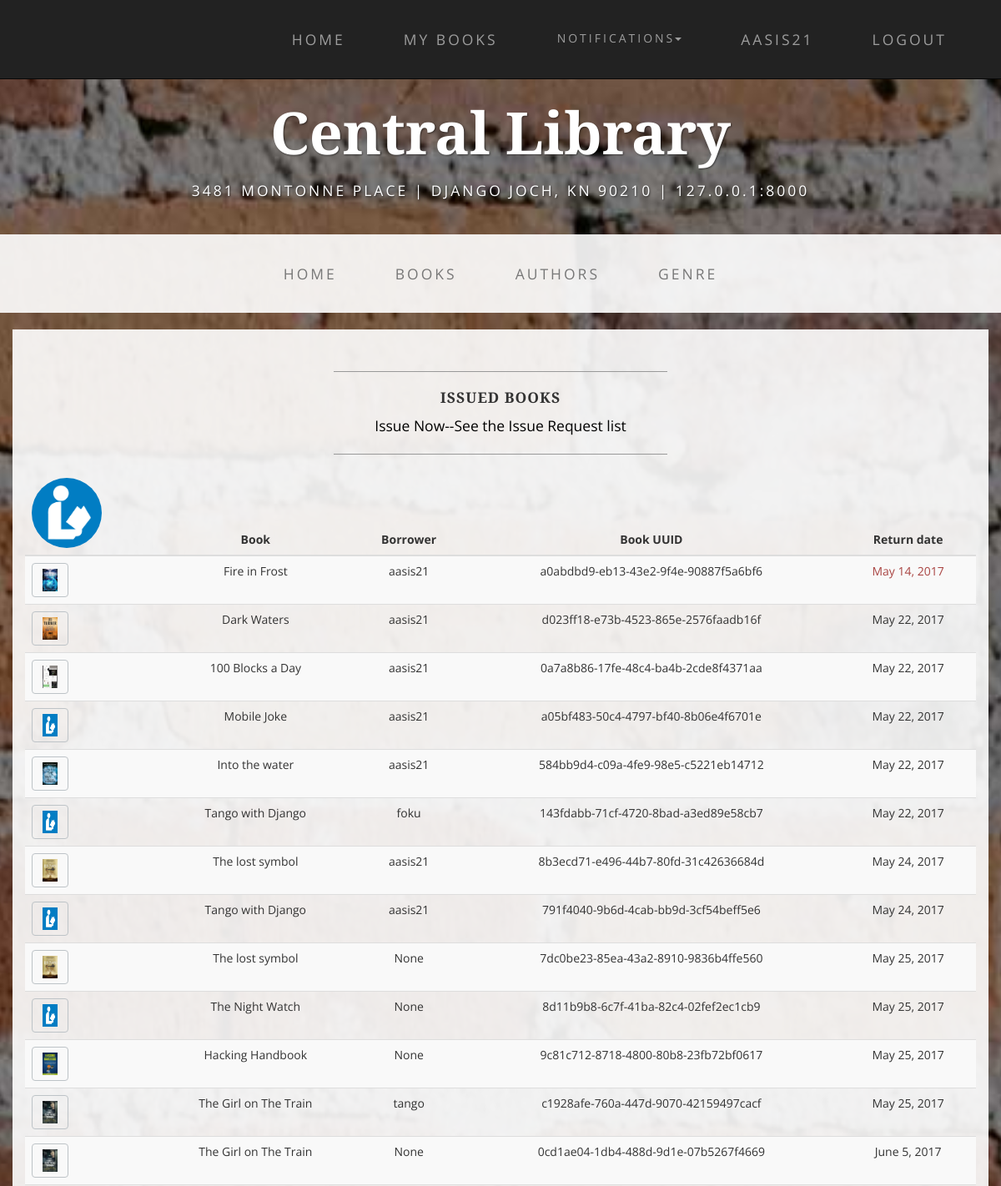
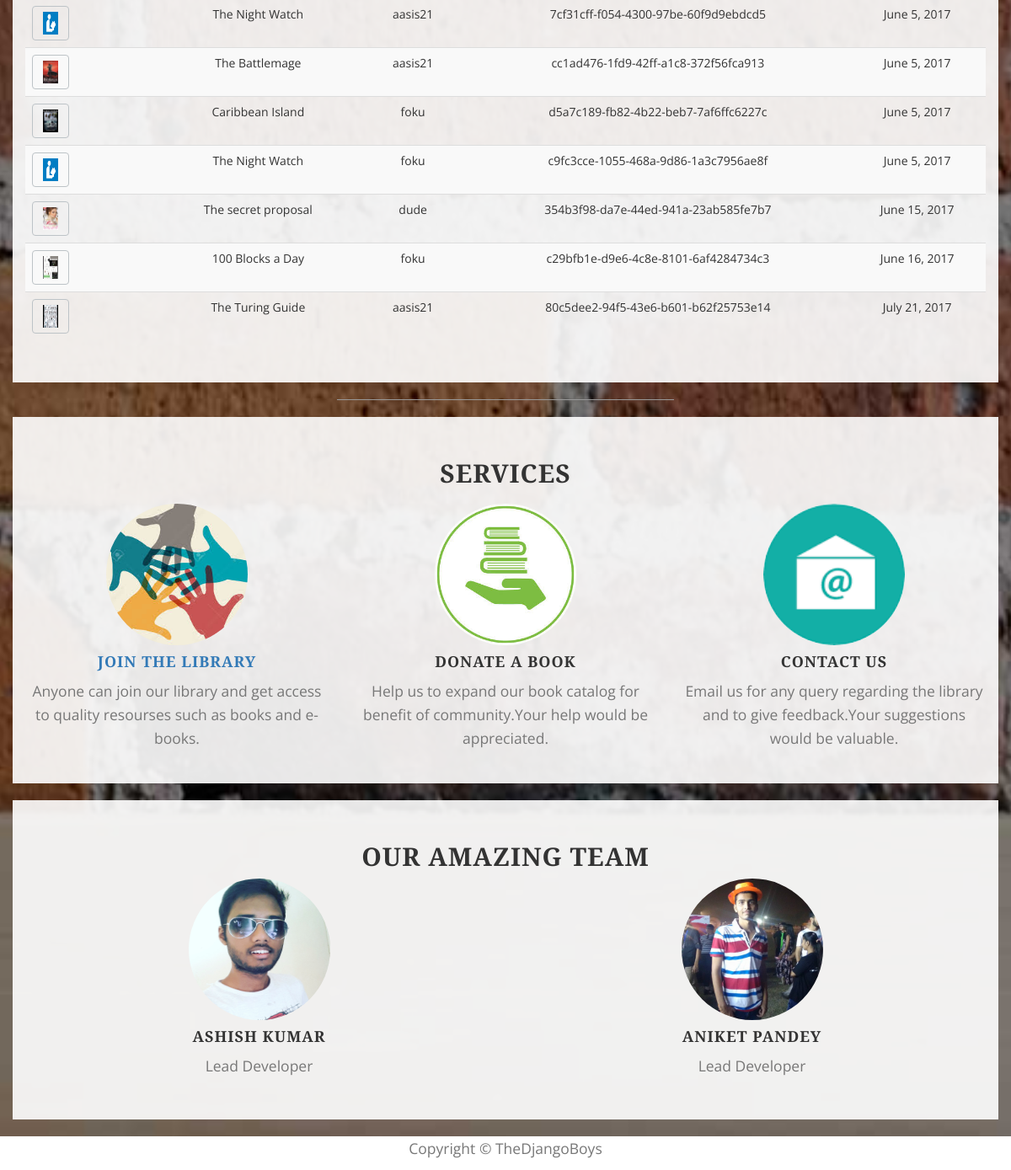
The app's page /lib/issued/ (signed in) with its own data (2 pictures, top to bottom).
### mylib/models.py (models this page shows, shortened)
class BookInstance(models.Model):
    id=models.UUIDField(primary_key=True,default=uuid.uuid4)
    book=models.ForeignKey('Book',on_delete=models.SET_NULL,null=True)
    imprint=models.CharField(max_length=200,blank=True)
    due_back=models.DateField(null=True,blank=True)
    borrower=models.ForeignKey(User,on_delete=models.SET_NULL,null=True,blank=True)
    RETURN_STATUS = (
        ('r', 'Return'),
        ('c', 'Confirm'),
        ('f','Fake request'),
    )
    LOAN_STATUS=(
        ('m','Maintainance'),
        ('o','On_loan'),
        ('a','Available'),
        ('r','Reserved'),
    )
    status=models.CharField(max_length=1,choices=LOAN_STATUS,default='a')
    rtn_status = models.CharField(max_length=1, choices=RETURN_STATUS, null=True, blank=True)
    @property
    def is_overdue(self):
       if date.today()>self.due_back:
            return  True
       return False
    class Meta:
        ordering=["due_back"]
        permissions=(("lib_perms","librarian permissions"),("manage_books","book management"))

class Book(models.Model):
    title=models.CharField(max_length=200)
    author=models.ForeignKey(Author,on_delete=models.SET_NULL,null=True)
    description=models.TextField(max_length=1000,null=True,blank=True)
    genre=models.ManyToManyField(Genre)
    cover = models.ImageField(upload_to=user_directory_path,null=True,blank=True)
    no_instance=models.IntegerField(null=True,blank=True,default=0)
    def image_url(self):
        if self.cover and hasattr(self.cover,'url'):
            return self.cover.url
        else:
            return '/static/1.jpg'

### mylib/views.py (the view)
@permission_required('mylib.manage_books')
def all_issued_book(request):
    all_issued=BookInstance.objects.filter(status__exact='o').order_by('due_back','borrower')
    return  render(request,'issued_books.html',context={'issued':all_issued})

### mylib/global_context.py (called while the page is built)
def notice_context(request):
    if request.user.is_authenticated:
        que= Notification.objects.filter(user=request.user)
        re_note = que.values_list('notice', flat=True)
        note=re_note[::-1]
        if note:
            if len(note)>5:
                notice=note[:5]
            else:
                notice=note
        else:
            notice=['Request Book issue for notifications',]
    else:
        notice = ['Request Book issue for notifications',]
        note=['please login']
    return {'notice':notice,'note':note}

### mylib/templates/issued_books.html (shortened to what this page needs)
{% extends "index.html" %}
{% load staticfiles %}
{% block content %}
<div class="container box ">
    <div class="row">
        <div class="col-lg-12">
            <hr>
            <h2 class="intro-text text-center">
                <strong>Issued books</strong>
            </h2 >
            <a href="{% url 'request_list' %}"><p class="text-center"> Issue Now--See the Issue Request list</p></a>
            <hr>
              {% if issued %}
            <table class="table table-striped">
                <thead class="thead-inverse">
                <tr>
                    <th><img src="{% static 'mylib/img/team/lib.jpg' %}" class="img-responsive img-circle center-block" alt="" align="middle" style="width:6em;height:6em;float:left"></th>
                    <th class="text-center">Book</th>
                    <th class="text-center">Borrower</th>
                    <th class="text-center">Book UUID</th>
                    <th class="text-center">Return date</th>
                </tr>
                </thead>
                <tbody>
                {% for book in issued %}
                <tr>
                    <th scope="row"><a class="btn btn-custom"><img src="{{ book.book.image_url }}"  class="img-responsive" alt="" style="width:1em;height:1.5em;float:left"></a></th>
                    <td class="text-center">{{book.book.title}}</td>
                    <td class="text-center">{{book.borrower}}</td>
                    <td class="text-center">{{book.id}}</td>
                     {% if book.is_overdue %}
                    <td class="text-danger text-center">{{book.due_back}}</td>
                    {% else %}
                    <td class="text-center">{{book.due_back}}</td>
                    {% endif %}
                </tr>
                {% endfor %}
                </tbody>
            </table>
            {% else  %}
            <p class="text-center">There is no book issued.see issue requests to issue Books</p>
            {% endif %}
        </div>
    </div>
</div>
{% endblock content %}

### mylib/templates/index.html (shortened to what this page needs)
<!DOCTYPE html>
<html lang="en">
{% load staticfiles %}
<head>
    <link href="{% static 'mylib/css/bootstrap.min.css' %}" rel="stylesheet">
    <link href="{% static 'mylib/css/business-casual.css' %}" rel="stylesheet">
</head>
<body>
    <nav id="mainNav" class="navbar navbar-inverse navbar-custom navbar-fixed-top">
        <div class="container">
            <div class="collapse navbar-collapse" id="bs-example-navbar-collapse-1">
                 <ul class="nav navbar-nav navbar-right">
                    <li>
                        <a href="{% url 'index' %}">Home</a>
                    </li>
                    {% if user.is_authenticated %}
                    <li><a href="{% url 'my_books' %}">My Books</a></li>
                     <li class="dropdown">
                         <a class="btn btn-link dropdown-toggle" data-toggle="dropdown"type="button">Notifications<span class="caret"></span></a>
                     </li>
                    {% endif %}
                    {% if user.is_authenticated %}
                    <li><a href="#">{{user.get_username}}</a></li>
                    <li><a href="{% url 'logout' %}?next={{request.path}}">Logout</a></li>
                    {% else %}
                    <li><a href="{% url 'login' %}?next={{request.path}}">Login</a></li>
                     <li><a href="{% url 'sign_in' %}?next={{request.path}}">Sign_in</a></li>
                    {% endif %}
                </ul>
            </div>
        </div>
    </nav>
    <div class="brand main">Central Library</div>
    <div class="address-bar">3481 Montonne Place | Django joch, KN 90210 | 127.0.0.1:8000</div>
    <nav class="navbar navbar-default" role="navigation">
        <div class="container">
            <div class="collapse navbar-collapse" id="bs-example-navbar-collapse-1">
                <ul class="nav navbar-nav">
                    <li>
                        <a href="{% url 'index' %}">Home</a>
                    </li>
                    <li>
                        <a href="{% url 'books' %}">Books</a>
                    </li>
                    <li>
                        <a href="{% url 'authors' %}">Authors</a>
                    </li>
                    <li>
                        <a href=#>Genre</a>
                    </li>
                </ul>
            </div>
        </div>
    </nav>
    {% block content  %}{% endblock %}
    <hr>
    <section id="services">
        <div class="container box ">
            <div class="row ">
                <div class="col-lg-12 text-center">
                    <h2 class="section-heading">Services</h2>
                </div>
            </div>
            <div class="row text-center">
                <div class="col-md-4">
                    <span>
                        <img src={% static "mylib/img/service/1.jpg" %}   class="img-responsive img-circle center-block" style="width:12em;height:12em" alt="" align="middle">
                    </span>
                    <h4 class="service-heading"><a href="{% url 'sign_in' %}">Join The Library</a></h4>
                    <p class="text-muted">Anyone can join our library and get access to quality resourses such as books and e-books.</p>
                </div>
                <div class="col-md-4">
                    <span>
                        <img src={% static "mylib/img/service/2.jpg" %}   class="img-responsive img-circle center-block" style="width:12em;height:12em" alt="" align="middle">
                    </span>
                    <h4 class="service-heading">Donate a Book</h4>
                    <p class="text-muted">Help us to expand our book catalog for benefit of community.Your help would be appreciated. </p>
                </div>
                <div class="col-md-4">
                    <span>
                        <img src={% static "mylib/img/service/3.png" %}   class="img-responsive img-circle  center-block" style="width:12em;height:12em" alt="" align="middle">
                    </span>
                    <h4 class="service-heading">Contact Us</h4>
                    <p class="text-muted">Email us for any query regarding the library and to give feedback.Your suggestions would be valuable.</p>
                </div>
            </div>
        </div>
        </section>
    <section id="team" class="bg-light-gray">
        <div class="container box">
            <div class="row">
                <div class="col-lg-12 text-center">
                    <h2 class="section-heading">Our Amazing Team</h2>
                </div>
            </div>
            <div class="row">
                <div class="col-sm-6">
                    <div class="team-member text-center">
                        <img src={% static "mylib/img/team/1.jpg" %}   class="img-responsive img-circle center-block" style="width:12em;height:12em" alt="" align="middle">
                        <h4>Ashish Kumar</h4>
                        <p class="text-muted">Lead Developer</p>
                    </div>
                </div>
                <div class="col-sm-6 text-center">
                    <div class="team-member">
                        <img src="{% static "mylib/img/team/2.jpg" %}" class="img-responsive img-circle center-block"  style="width:12em;height:12em" alt="">
                        <h4>Aniket Pandey</h4>
                        <p class="text-muted">Lead Developer</p>
                    </div>
                </div>
            </div>
            <div class="row">
                <div class="col-lg-8 col-lg-offset-2 text-center">
                </div>
            </div>
        </div>
    </section>
    <div class="col-lg-12 text-center " style="background:white;height:40px">
        <p class="text-muted">Copyright &copy; TheDjangoBoys</p>
    </div>
</body>
</html>

### mylib/templates/index.html (style rules this page uses)
#mainNav { background-color:light; }
.main { margin-top:80px; }

### records on screen
BookInstance: book.image_url (picture), book "Fire in Frost", borrower "aasis21", id "a0abdbd9-eb13-43e2-9f4e-90887f5a6bf6", due_back "May 14, 2017"
BookInstance: book.image_url (picture), book "Dark Waters", borrower "aasis21", id "d023ff18-e73b-4523-865e-2576faadb16f", due_back "May 22, 2017"
BookInstance: book.image_url (picture), book "100 Blocks a Day", borrower "aasis21", id "0a7a8b86-17fe-48c4-ba4b-2cde8f4371aa", due_back "May 22, 2017"
BookInstance: book "Mobile Joke", borrower "aasis21", id "a05bf483-50c4-4797-bf40-8b06e4f6701e", due_back "May 22, 2017"
BookInstance: book.image_url (picture), book "Into the water", borrower "aasis21", id "584bb9d4-c09a-4fe9-98e5-c5221eb14712", due_back "May 22, 2017"
BookInstance: book "Tango with Django", borrower "foku", id "143fdabb-71cf-4720-8bad-a3ed89e58cb7", due_back "May 22, 2017"
BookInstance: book.image_url (picture), book "The lost symbol", borrower "aasis21", id "8b3ecd71-e496-44b7-80fd-31c42636684d", due_back "May 24, 2017"
BookInstance: book "Tango with Django", borrower "aasis21", id "791f4040-9b6d-4cab-bb9d-3cf54beff5e6", due_back "May 24, 2017"
BookInstance: book.image_url (picture), book "The lost symbol", borrower "None", id "7dc0be23-85ea-43a2-8910-9836b4ffe560", due_back "May 25, 2017"
BookInstance: book "The Night Watch", borrower "None", id "8d11b9b8-6c7f-41ba-82c4-02fef2ec1cb9", due_back "May 25, 2017"
BookInstance: book.image_url (picture), book "Hacking Handbook", borrower "None", id "9c81c712-8718-4800-80b8-23fb72bf0617", due_back "May 25, 2017"
BookInstance: book.image_url (picture), book "The Girl on The Train", borrower "tango", id "c1928afe-760a-447d-9070-42159497cacf", due_back "May 25, 2017"
BookInstance: book.image_url (picture), book "The Girl on The Train", borrower "None", id "0cd1ae04-1db4-488d-9d1e-07b5267f4669", due_back "June 5, 2017"
BookInstance: book "The Night Watch", borrower "aasis21", id "7cf31cff-f054-4300-97be-60f9d9ebdcd5", due_back "June 5, 2017"
BookInstance: book.image_url (picture), book "The Battlemage", borrower "aasis21", id "cc1ad476-1fd9-42ff-a1c8-372f56fca913", due_back "June 5, 2017"
BookInstance: book.image_url (picture), book "Caribbean Island", borrower "foku", id "d5a7c189-fb82-4b22-beb7-7af6ffc6227c", due_back "June 5, 2017"
BookInstance: book "The Night Watch", borrower "foku", id "c9fc3cce-1055-468a-9d86-1a3c7956ae8f", due_back "June 5, 2017"
BookInstance: book.image_url (picture), book "The secret proposal", borrower "dude", id "354b3f98-da7e-44ed-941a-23ab585fe7b7", due_back "June 15, 2017"
BookInstance: book.image_url (picture), book "100 Blocks a Day", borrower "foku", id "c29bfb1e-d9e6-4c8e-8101-6af4284734c3", due_back "June 16, 2017"
BookInstance: book.image_url (picture), book "The Turing Guide", borrower "aasis21", id "80c5dee2-94f5-43e6-b601-b62f25753e14", due_back "July 21, 2017"

### other values on screen
{{ user.get_username }} "AASIS21"
